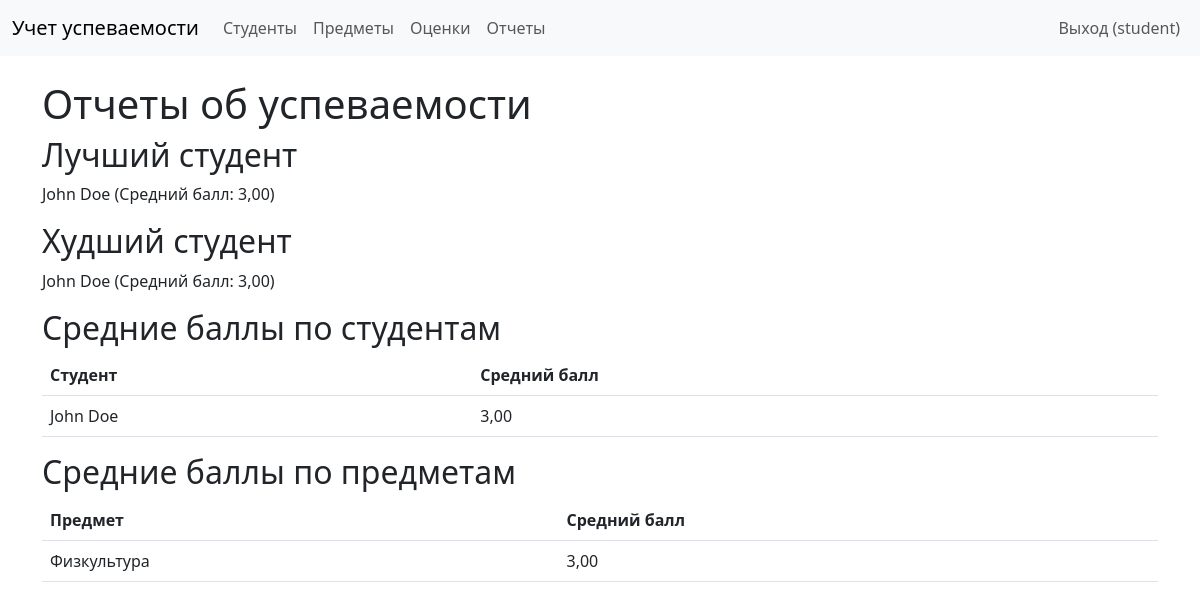
The page /reports/ (signed in) on the database as committed earlier.
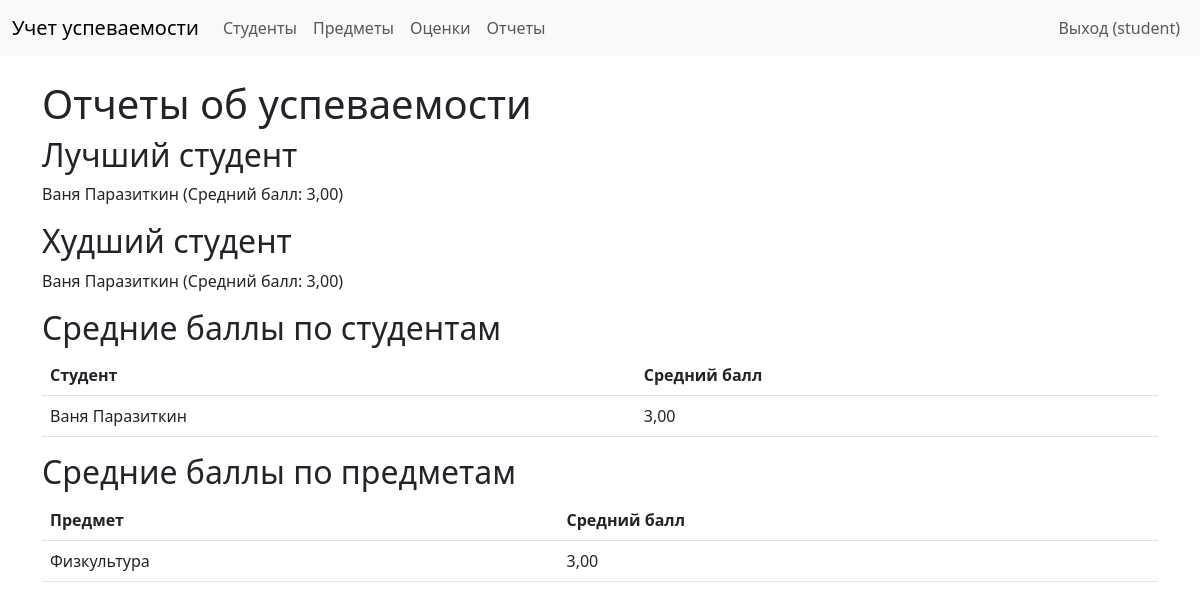
The same page on the database as committed later.
### performance/models.py (models this page shows, shortened)
class Student(models.Model):
    user = models.OneToOneField(User, on_delete=models.CASCADE)  # Связь с моделью User
    first_name = models.CharField(max_length=100)  # Имя студента
    last_name = models.CharField(max_length=100)  # Фамилия студента
    group = models.CharField(max_length=50)  # Группа студента

### performance/views.py (the view)
# urls.py: path('reports/', views.reports, name='reports'),
@login_required
def reports(request):
    student_averages = Student.objects.annotate(avg_score=Avg('grades__score'))
    subject_averages = Subject.objects.annotate(avg_score=Avg('grades__score'))
    best_student = student_averages.order_by('-avg_score').first()
    worst_student = student_averages.order_by('avg_score').first()
    return render(request, 'performance/reports.html', {
        'student_averages': student_averages,
        'subject_averages': subject_averages,
        'best_student': best_student,
        'worst_student': worst_student,
    })

### templates/performance/reports.html
{% extends 'base.html' %}
{% block content %}
    <h1>Отчеты об успеваемости</h1>
    <h2>Лучший студент</h2>
    {% if best_student %}
        <p>{{ best_student.first_name }} {{ best_student.last_name }} (Средний балл: {{ best_student.avg_score|floatformat:2 }})</p>
    {% else %}
        <p>Данные отсутствуют.</p>
    {% endif %}
    <h2>Худший студент</h2>
    {% if worst_student %}
        <p>{{ worst_student.first_name }} {{ worst_student.last_name }} (Средний балл: {{ worst_student.avg_score|floatformat:2 }})</p>
    {% else %}
        <p>Данные отсутствуют.</p>
    {% endif %}
    <h2>Средние баллы по студентам</h2>
    <table class="table">
        <thead>
            <tr>
                <th>Студент</th>
                <th>Средний балл</th>
            </tr>
        </thead>
        <tbody>
            {% for student in student_averages %}
                <tr>
                    <td>{{ student.first_name }} {{ student.last_name }}</td>
                    <td>{{ student.avg_score|floatformat:2 }}</td>
                </tr>
            {% empty %}
                <tr><td colspan="2">Студенты не найдены.</td></tr>
            {% endfor %}
        </tbody>
    </table>
    <h2>Средние баллы по предметам</h2>
    <table class="table">
        <thead>
            <tr>
                <th>Предмет</th>
                <th>Средний балл</th>
            </tr>
        </thead>
        <tbody>
            {% for subject in subject_averages %}
                <tr>
                    <td>{{ subject.name }}</td>
                    <td>{{ subject.avg_score|floatformat:2 }}</td>
                </tr>
            {% empty %}
                <tr><td colspan="2">Предметы не найдены.</td></tr>
            {% endfor %}
        </tbody>
    </table>
{% endblock %}

Rows that differ between the two databases and show on the page:
changed Student: first_name "John" → "Ваня"; last_name "Doe" → "Паразиткин"
